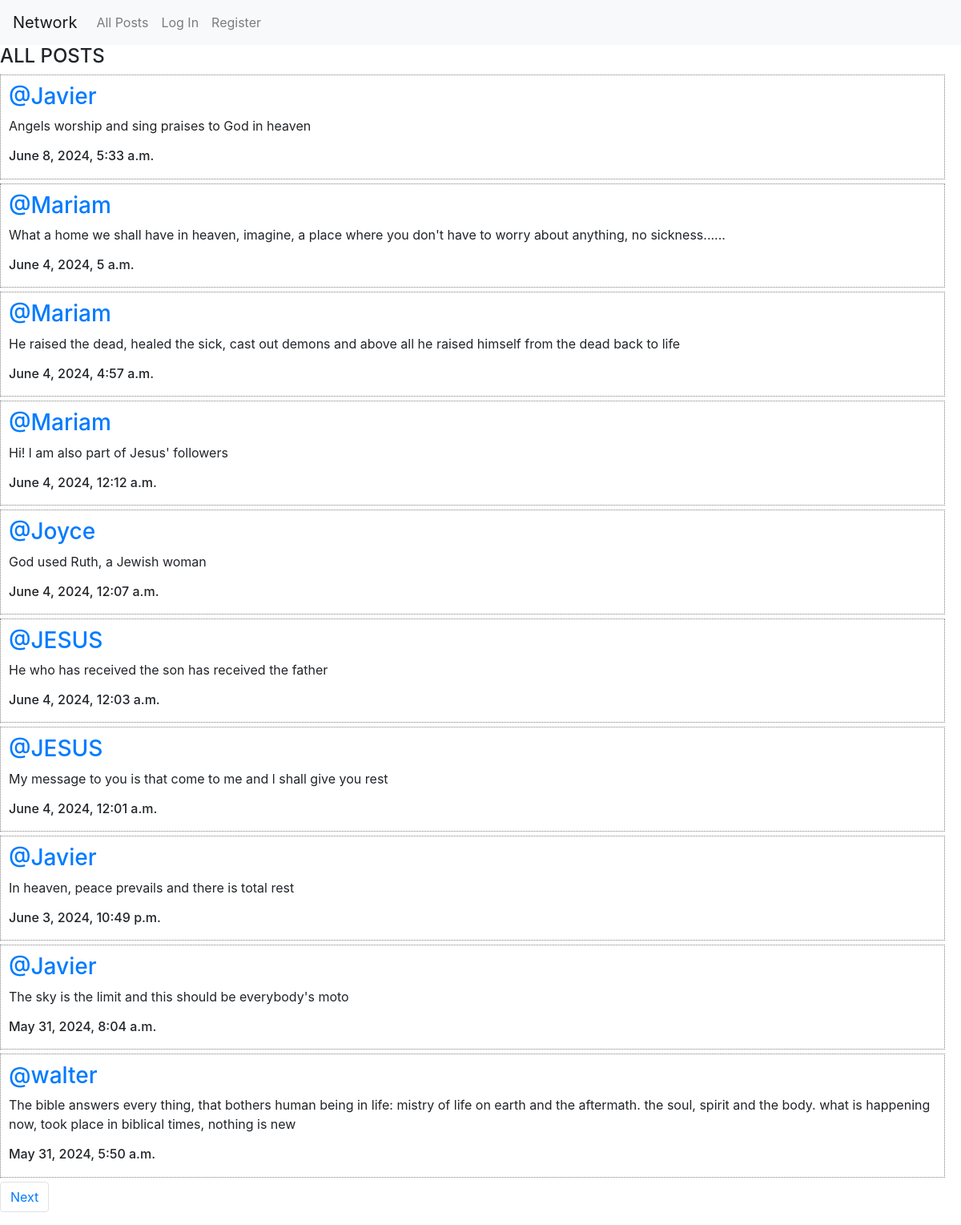
The page / on the database its author committed.
### network/models.py (models this page shows, shortened)
class Post(models.Model):
    user = models.ForeignKey(User, on_delete=models.CASCADE, related_name= "sender")
    information = models.CharField(max_length= 165)
    date = models.DateTimeField(auto_now_add= True)

class User(AbstractUser):
    pass

### network/views.py (the view)
# urls.py: path("", views.index, name="index"),
def index(request):
    all_posts = Post.objects.all().order_by("id").reverse()
    paginator= Paginator(all_posts, 10)
    page_number= request.GET.get('page')
    page_posts= paginator.get_page(page_number)
    all_liked_posts= Like.objects.all()
    individual_likes= []
    try:
        for liked_post in all_liked_posts:
            if liked_post.user.id == request.user.id:
                individual_likes.append(liked_post.post.id)
    except:
        individual_likes= []
    return render(request, "network/index.html", {
        "all_posts": all_posts,
        "page_posts":page_posts,
        "individual_likes":individual_likes,
    })

### network/templates/network/index.html (shortened to what this page needs)
{% extends "network/layout.html" %}
{% load static %}
{% block body %}
    <h4>ALL POSTS</h4>
    <div class= "allPosts">
        {% for post in page_posts %}
            <div class= "post_2">
                <h3 class="username"><a href="{% url 'profile' user_id=post.user.id %}">@{{post.user}}</a></h3>
        <p class="information" id="information{{post.id}}">{{post.information}}</p>
                <h6 class="date">{{post.date}}</h6>
            </div>
        {% endfor %}
    </div>
            <nav aria-label= "Page navigation example">
                <ul class="pagination">
                    {%  if page_posts.has_next %}
                        <li class="page-item"><a class="page-link" href="?page={{page_posts.next_page_number}}">Next</a></li>
                    {% endif %}
                </ul>
            </nav>
{% endblock %}

### network/templates/network/layout.html (shortened to what this page needs)
{% load static %}
<!DOCTYPE html>
<html lang="en">
    <head>
        <link rel="stylesheet" href="https://stackpath.bootstrapcdn.com/bootstrap/4.4.1/css/bootstrap.min.css">
        <link href="{% static 'network/style.css' %}" rel="stylesheet">
        <link rel="stylesheet" href="https://cdnjs.cloudflare.com/ajax/libs/font-awesome/4.7.0/css/font-awesome.min.css">
    </head>
    <body>
        <nav class="navbar navbar-expand-lg navbar-light bg-light">
            <a class="navbar-brand" href="{% url 'index' %}">Network</a>
            <div>
              <ul class="navbar-nav mr-auto">
                    <li class="nav-item">
                        <a class="nav-link" href="{% url 'index' %}">All Posts</a>
                    </li>
                {% if user.is_authenticated %}
                    <li class="nav-item">
                        <a class="nav-link" href="{% url 'following' %}">Following</a>
                    </li>
                    <li class="nav-item">
                        <a class="nav-link" href="{% url 'logout' %}">Log Out</a>
                    </li>
                {% else %}
                    <li class="nav-item">
                        <a class="nav-link" href="{% url 'login' %}">Log In</a>
                    </li>
                    <li class="nav-item">
                        <a class="nav-link" href="{% url 'register' %}">Register</a>
                    </li>
                {% endif %}
              </ul>
            </div>
          </nav>
        <div class="body">
            {% block body %}
            {% endblock %}
        </div>
    </body>
</html>

### network/static/network/style.css (style rules this page uses)
.post_2 { border: 1px dotted grey; margin-top:5px; margin-bottom:5px; display:flex; justify-content:center; flex-direction:column;margin-right:20px; padding:10px; }

### rows shown on the page
Post: user "Javier", information "Angels worship and sing praises to God in heaven", date "June 8, 2024, 5:33 a.m."
Post: user "Mariam", information "What a home we shall have in heaven, imagine, a place where you don't have to worry about anything, no sickness......", date "June 4, 2024, 5 a.m."
Post: user "Mariam", information "He raised the dead, healed the sick, cast out demons and above all he raised himself from the dead back to life", date "June 4, 2024, 4:57 a.m."
Post: user "Mariam", information "Hi! l am also part of Jesus' followers", date "June 4, 2024, 12:12 a.m."
Post: user "Joyce", information "God used Ruth, a Jewish woman", date "June 4, 2024, 12:07 a.m."
Post: user "JESUS", information "He who has received the son has received the father", date "June 4, 2024, 12:03 a.m."
Post: user "JESUS", information "My message to you is that come to me and l shall give you rest", date "June 4, 2024, 12:01 a.m."
Post: user "Javier", information "In heaven, peace prevails and there is total rest", date "June 3, 2024, 10:49 p.m."
Post: user "Javier", information "The sky is the limit and this should be everybody's moto", date "May 31, 2024, 8:04 a.m."
Post: user "walter", information "The bible answers every thing, that bothers human being in life: mistry of life on earth and the aftermath. the soul, spirit and the body. what is happening now, took place in biblical times, nothing is new", date "May 31, 2024, 5:50 a.m."
